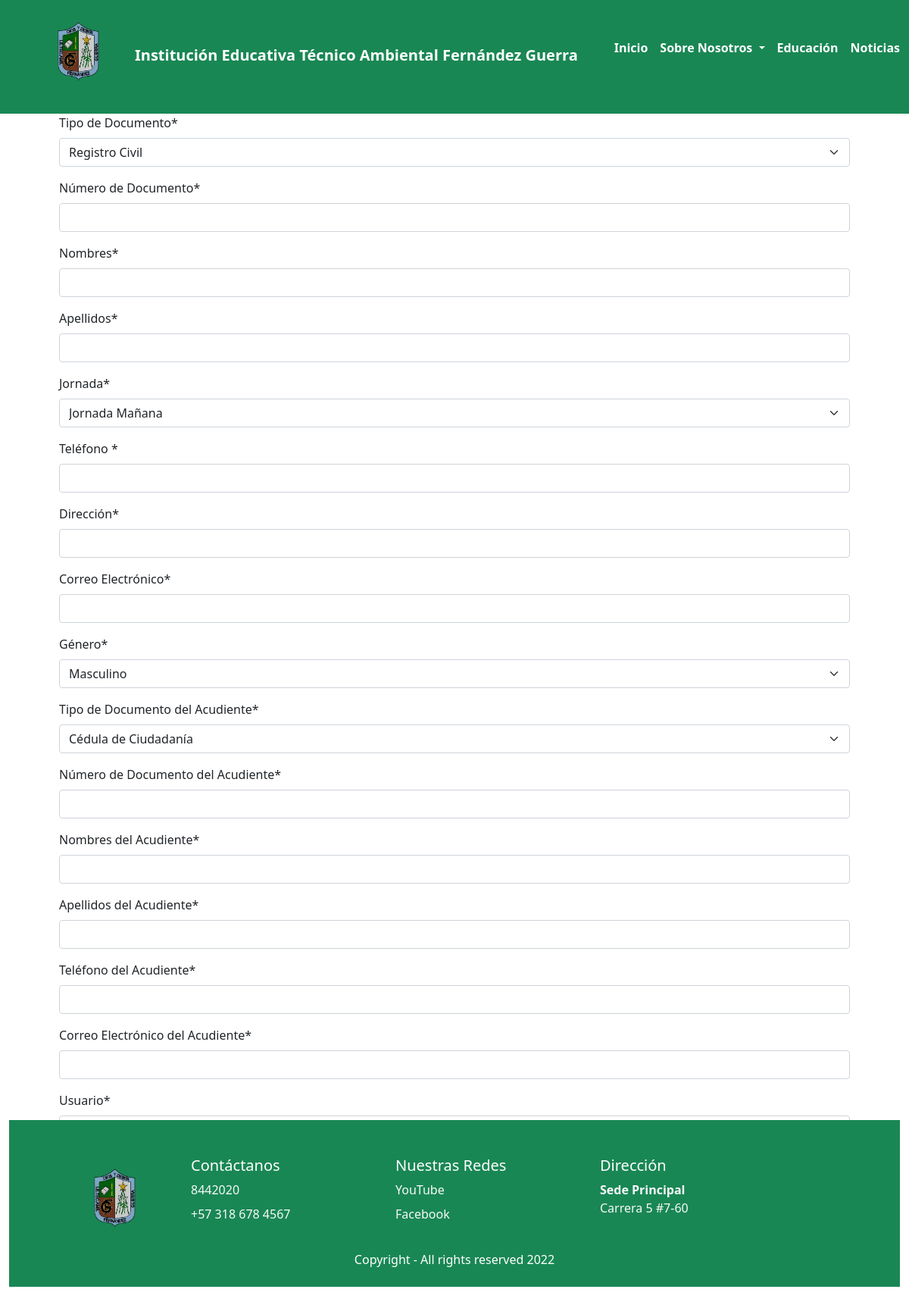
Page /estudiantes/crear/ on the committed database.
### usuarios/models.py (models this page shows)
class Usuario(models.Model):
    class TipoDoc(models.TextChoices):
        CC='CC', _('Cédula de Ciudadanía')
        CE='CE', _('Cédula de Extranjería')
        PP='PP', _('Pasaporte')
    TipoDoc=models.CharField(max_length=3, choices=TipoDoc.choices , default=TipoDoc.CC, verbose_name="Tipo de Documento")
    numDoc=models.CharField(max_length=60, verbose_name="Número de Documento")
    nombres=models.CharField(max_length=60, verbose_name="Nombres")
    apellidos=models.CharField(max_length=60, verbose_name="Apellidos")
    class Jornada(models.TextChoices):
        JM='MAÑANA', _('Jornada Mañana')
        JT='TARDE', _('Jornada Tarde')
    Jornada=models.CharField(max_length=10,choices=Jornada.choices , default=Jornada.JM, verbose_name="Jornada")
    telefono=models.CharField(max_length=20, verbose_name="Teléfono")
    direccion=models.CharField(max_length=40, verbose_name="Dirección")
    correo=models.CharField(max_length=40, verbose_name="Correo Electrónico")
    class Genero(models.TextChoices):
        M='M', _('Masculino')
        F='F', _('Femenino')
        I='I', _('Indefinido')
    Genero=models.CharField(max_length=3,choices=Genero.choices, default=Genero.M, verbose_name="Género")
    class Rol(models.TextChoices):
        ADMIN='ADMIN', _('Administrador')
        DIRECTIVO='DIRECTIVO', _('Directivo')
        SECRETARIA='SECRETARIA', _('Secretaria')
    Rol=models.CharField(max_length=10,choices=Rol.choices, default=Rol.ADMIN, verbose_name="Rol")
    class Estado(models.TextChoices):
        ACTIVO='1', _('Activo')
        INACTIVO='0', _('Inactivo')
    Estado=models.CharField(max_length=1,choices=Estado.choices, default=Estado.ACTIVO, verbose_name="Estado")
    def __str__(self)->str:
        return "%s %s" %(self.nombres, self.apellidos)

### estudiantes/views.py (the view)
# urls.py: path('crear/',estudiantes_crear,name="estudiantes-crear"),
def estudiantes_crear(request):
    titulo="Estudiantes - Crear"
    if request.method == "POST":
        form=EstudianteForm(request.POST)
        if form.is_valid():
            form.save()
            return redirect('estudiantes')
        else:
            print("Error")
    else:
        form=EstudianteForm()
    context={
        'titulo':titulo,
        'form':form
}
    return render(request,'estudiantes/estudiantes-crear.html',context)

### estudiantes/forms.py
class EstudianteForm(ModelForm):
    class Meta:
        model=Estudiante
        exclude=['Estado']

### curso/models.py (called while the page is built)
        def __str__(self)->str:
           return "%s %s" %(self.nombreCurso, self.numCurso)

### base/Templates/estudiantes/estudiantes-crear.html (shortened to what this page needs)
{% extends 'partials/body.html' %}
{% load crispy_forms_tags %}
{% block contenido %}
<div class="container">
    <form action="" method="POST">
        {{form|crispy}}
    </form> </div>
{% endblock contenido %}
{% load static %}
{% load bootstrap5 %}

### rows in the picture
Usuario: TipoDoc "Registro Civil", Jornada "Jornada Mañana", Genero "Masculino"
